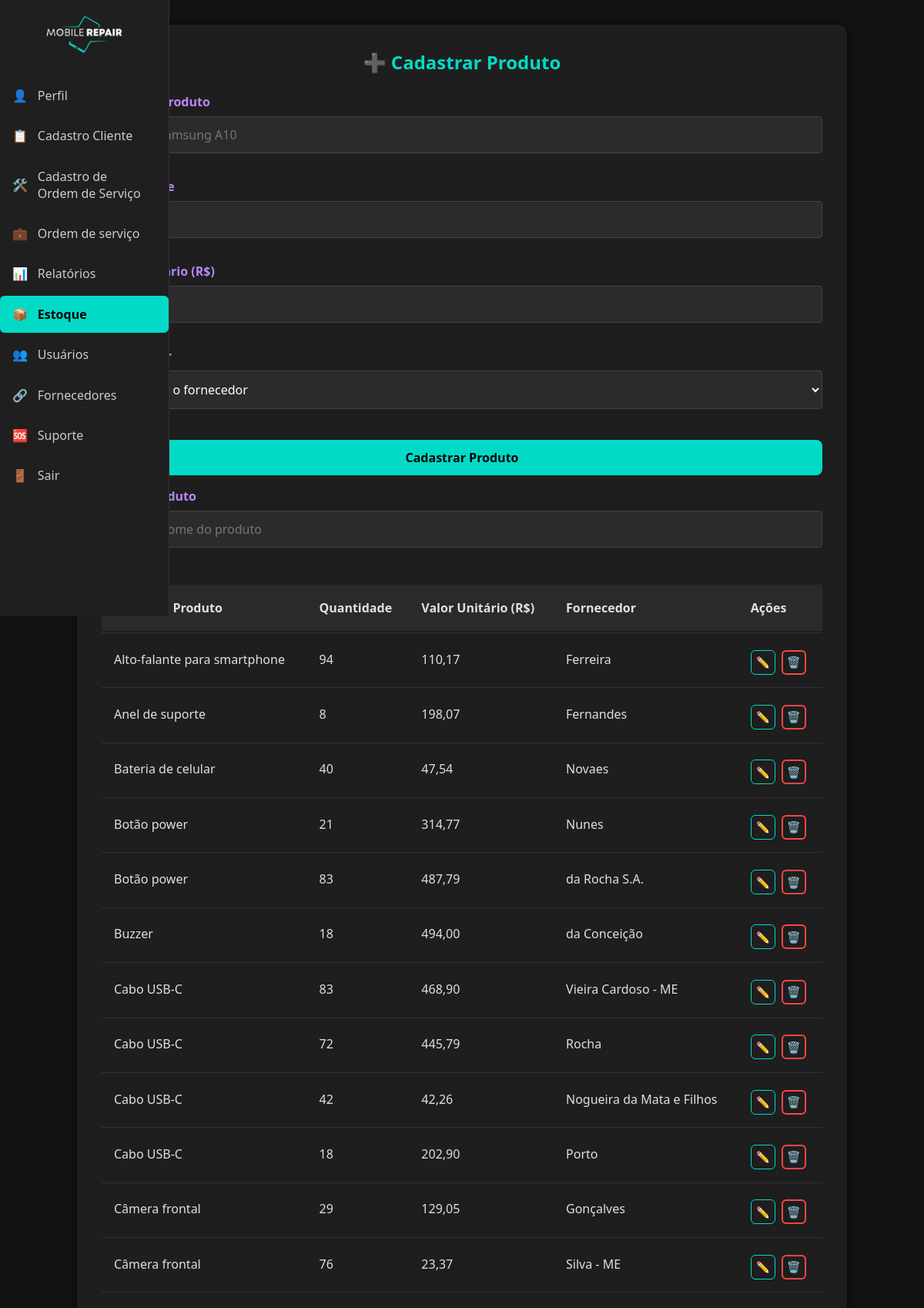
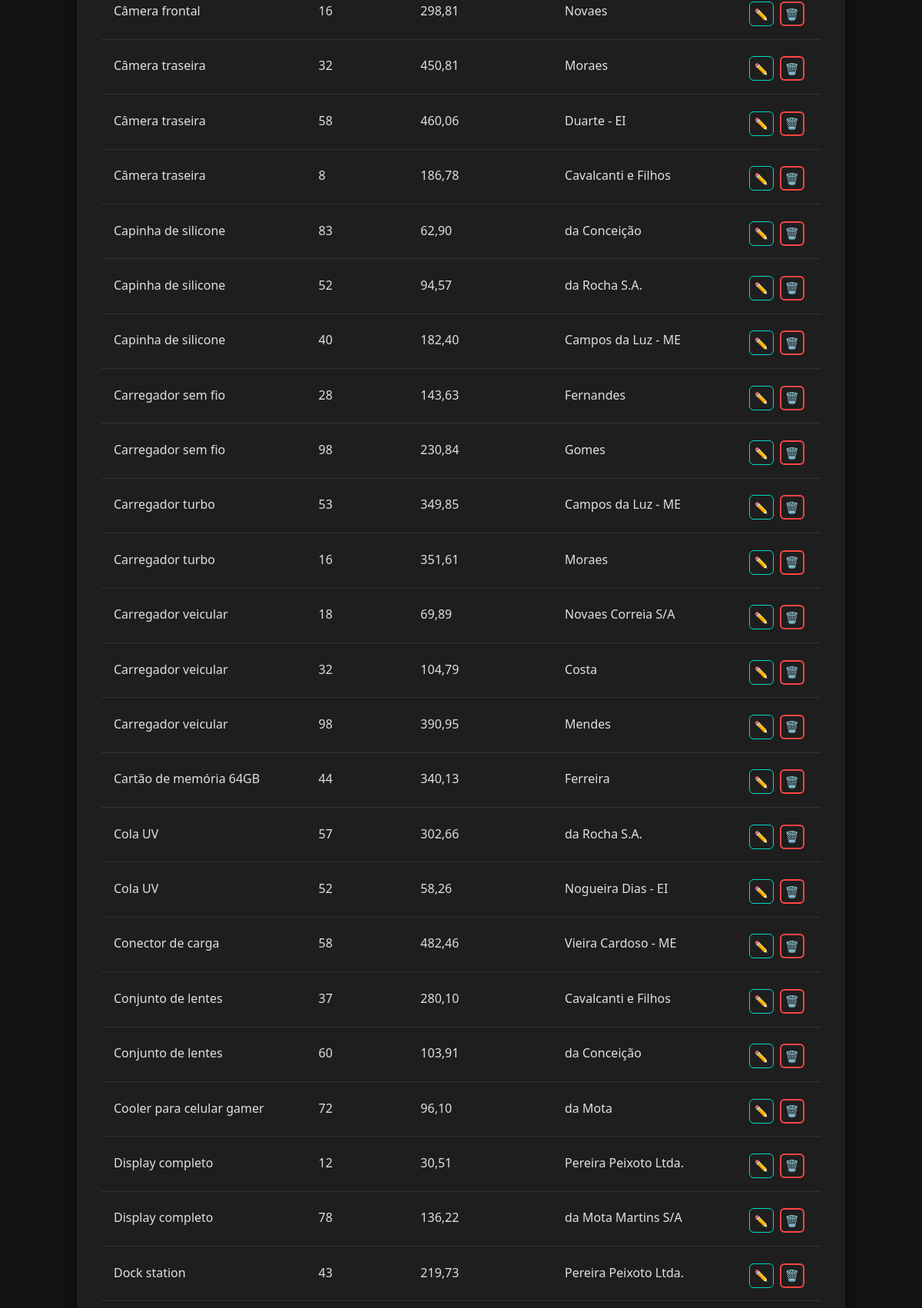
Page /estoque.php (signed in, upper part) on the committed database (2 pictures, top to bottom).
### tables this page shows
CREATE TABLE `produto` (
  `id_produto` int(11) NOT NULL,
  `nome_produto` varchar(100) DEFAULT NULL,
  `valor` decimal(10,2) DEFAULT NULL,
  `idfornecedor` int(11) DEFAULT NULL,
  `idestoque` int(11) DEFAULT NULL
);

CREATE TABLE `estoque` (
  `id_estoque` int(11) NOT NULL,
  `quantidade` int(11) DEFAULT NULL
);

CREATE TABLE `fornecedor` (
  `id_fornecedor` int(11) NOT NULL,
  `nome_fornecedor` varchar(100) DEFAULT NULL,
  `telefone` varchar(20) DEFAULT NULL,
  `email` varchar(100) DEFAULT NULL
);

### estoque.php (the view, shortened to what this page needs)
<?php
require_once 'conexao.php';
function buscarProdutos($pdo) {
    $sql = "SELECT p.id_produto, p.nome_produto, p.valor, f.nome_fornecedor, p.idfornecedor, e.quantidade, p.idestoque
            FROM produto p
            LEFT JOIN fornecedor f ON p.idfornecedor = f.id_fornecedor
            LEFT JOIN estoque e ON p.idestoque = e.id_estoque
            ORDER BY p.nome_produto";
    $stmt = $pdo->query($sql);
    return $stmt->fetchAll(PDO::FETCH_ASSOC);
}
$produtos = buscarProdutos($pdo);
$menus = [
    'Gerente' => [
        ['href' => 'dashboard.php', 'icon' => '👤', 'text' => 'Perfil'],
        ['href' => 'cadastro-cliente.php', 'icon' => '📋', 'text' => 'Cadastro Cliente'],
        ['href' => 'cadastro-ordem_serv.php', 'icon' => '🛠️', 'text' => 'Cadastro de<br>Ordem de Serviço'],
        ['href' => 'ordem_serv.php', 'icon' => '💼', 'text' => 'Ordem de serviço'],
        ['href' => 'relatorio.php', 'icon' => '📊', 'text' => 'Relatórios'],
        ['href' => 'estoque.php', 'icon' => '📦', 'text' => 'Estoque'],
        ['href' => 'usuarios.php', 'icon' => '👥', 'text' => 'Usuários'],
        ['href' => 'fornecedor.php', 'icon' => '🔗', 'text' => 'Fornecedores'],
        ['href' => 'suporte.php', 'icon' => '🆘', 'text' => 'Suporte'],
        ['href' => 'logout.php', 'icon' => '🚪', 'text' => 'Sair']
    ],
    'Atendente' => [
        ['href' => 'dashboard.php', 'icon' => '👤', 'text' => 'Perfil'],
        ['href' => 'cadastro-cliente.php', 'icon' => '📋', 'text' => 'Cadastro Cliente'],
        ['href' => 'cadastro-ordem_serv.php', 'icon' => '🛠️', 'text' => 'Cadastro de<br>Ordem de Serviço'],
        ['href' => 'ordem_serv.php', 'icon' => '💼', 'text' => 'Ordem de serviço'],
        ['href' => 'estoque.php', 'icon' => '📦', 'text' => 'Estoque'],
        ['href' => 'fornecedor.php', 'icon' => '🔗', 'text' => 'Fornecedores'],
        ['href' => 'suporte.php', 'icon' => '🆘', 'text' => 'Suporte'],
        ['href' => 'logout.php', 'icon' => '🚪', 'text' => 'Sair']
    ],
    'Tecnico' => [
        ['href' => 'dashboard.php', 'icon' => '👤', 'text' => 'Perfil'],
        ['href' => 'ordem_serv.php', 'icon' => '💼', 'text' => 'Ordem de serviço'],
        ['href' => 'suporte.php', 'icon' => '🆘', 'text' => 'Suporte'],
        ['href' => 'logout.php', 'icon' => '🚪', 'text' => 'Sair']
    ],
];
$menuItems = $_SESSION['cargo'] && isset($menus[$_SESSION['cargo']]) ? $menus[$_SESSION['cargo']] : [];
?>
<!DOCTYPE html>
<html lang="pt-br">
<head>
  <link rel="stylesheet" href="css/sidebar.css" />
  <link rel="stylesheet" href="css/form.css" />
  <link rel="stylesheet" href="css/estoque.css" />
</head>
<body>
  <nav class="sidebar">
    <div class="logo">
      <img src="img/logo.png" alt="Logo do sistema">
    </div>
    <ul class="menu">
      <?php foreach ($menuItems as $item): ?>
        <li><a href="<?php echo $item['href']; ?>" <?php echo $item['href'] === 'estoque.php' ? 'class="active"' : ''; ?>><?php echo $item['icon']; ?> <span><?php echo $item['text']; ?></span></a></li>
      <?php endforeach; ?>
    </ul>
  </nav>
  <div class="form-container">
    <h2>➕ Cadastrar Produto</h2>
    <form method="POST" action="estoque.php">
      <div class="form-group">
        <label for="produto">Nome do Produto</label>
        <input type="text" id="produto" name="produto" class="form-input" placeholder="Ex: Tela Samsung A10" required />
      </div>
      <div class="form-group">
        <label for="quantidade">Quantidade</label>
        <input type="number" id="quantidade" name="quantidade" class="form-input" min="0" required />
      </div>
      <div class="form-group">
        <label for="valor">Valor Unitário (R$)</label>
        <input type="text" id="valor" name="valor" class="form-input" placeholder="Ex: 120.50" required />
      </div>
      <div class="form-group">
        <label for="fornecedor">Fornecedor</label>
        <select id="fornecedor" name="fornecedor" class="form-input" required>
          <option value="">Selecione o fornecedor</option>
        </select>
      </div>
      <div class="form-buttons">
        <button type="submit" class="btn-salvar">Cadastrar Produto</button>
      </div>
    </form>
    <form id="filtro-form" style="margin-bottom: 2rem;">
      <div class="form-group">
        <label for="busca-produto">Buscar Produto</label>
        <input type="text" id="busca-produto" class="form-input" placeholder="Digite o nome do produto" oninput="filtrarProdutos()" />
      </div>
    </form>
    <table class="pedidos-table">
      <thead>
        <tr>
          <th>Nome do Produto</th>
          <th>Quantidade</th>
          <th>Valor Unitário (R$)</th>
          <th>Fornecedor</th>
          <th>Ações</th>
        </tr>
      </thead>
      <tbody>
        <?php if (count($produtos) === 0): ?>
          <tr><td colspan="5">Nenhum produto cadastrado.</td></tr>
        <?php else: ?>
          <?php foreach ($produtos as $prod): ?>
            <tr data-id-produto="<?= $prod['id_produto'] ?>" data-idestoque="<?= $prod['idestoque'] ?>">
              <td><?= htmlspecialchars($prod['nome_produto']) ?></td>
              <td><?= intval($prod['quantidade']) ?></td>
              <td><?= number_format($prod['valor'], 2, ',', '.') ?></td>
              <td><?= htmlspecialchars($prod['nome_fornecedor'] ?? '-') ?></td>
              <td class="actions">
                <button class="action-btn edit-btn" onclick="abrirModalEdicao(this)">✏️<span class="tooltip-text">Editar</span></button>
                <button class="action-btn delete-btn" onclick="deletarLinha(this)">🗑️<span class="tooltip-text">Deletar</span></button>
              </td>
            </tr>
          <?php endforeach; ?>
        <?php endif; ?>
      </tbody>
    </table>
  </div>
</body>
</html>

### css/sidebar.css (style rules this page uses)
.sidebar { position: fixed; top: 0; left: 0; width: 70px; height: 100vh; background-color: #1f1f1f; border-right: 1px solid #333; overflow: hidden; transition: width 0.3s ease; z-index: 1000; }
.sidebar .logo { padding: 1.2rem; text-align: center; }
.sidebar .logo img { width: 50px; transition: width 0.3s; }
.sidebar .menu { list-style: none; padding-top: -1rem; padding-left: 0; padding-right: 0; }
.sidebar .menu li { margin: 0.3rem 0; }
.sidebar .menu li a { display: flex; align-items: center; gap: 0.8rem; text-decoration: none; color: #ccc; padding: 0.8rem 1rem; border-radius: 6px; transition: background-color 0.3s, color 0.3s; white-space: nowrap; overflow: hidden; position: relative; }
.sidebar .menu li a span { opacity: 0; visibility: hidden; transition: opacity 0.3s ease; }
.sidebar .menu li a.active { background-color: #03dac6; color: #000; font-weight: bold; }

### css/form.css (style rules this page uses)
* { margin: 0; padding: 0; box-sizing: border-box; font-family: 'Segoe UI', Tahoma, Geneva, Verdana, sans-serif; }
body { background-color: #121212; color: #e0e0e0; min-height: 100vh; }
.form-container { background-color: #1e1e1e; padding: 2rem; border-radius: 12px; box-shadow: 0 8px 24px rgba(0, 0, 0, 0.7); width: 100%; max-width: 600px; margin: 3rem auto; animation: fadeIn 0.5s ease-in-out; }
h2 { margin-bottom: 1.5rem; color: #03dac6; text-align: center; }
form label { display: block; margin-top: 1rem; margin-bottom: 0.3rem; color: #ccc; }
input, textarea, select { width: 100%; padding: 0.75rem; border: 1px solid #444; border-radius: 8px; background-color: #2b2b2b; color: #fff; margin-bottom: 1rem; }
.form-buttons { display: flex; flex-direction: column; gap: 1.5rem; margin-top: 1rem; }
.form-buttons button[type="submit"] { width: 100%; padding: 0.75rem; background-color: #03dac6; color: #000; font-weight: bold; border: none; border-radius: 8px; font-size: 1rem; cursor: pointer; transition: background-color 0.3s ease; }
button { width: 100%; padding: 0.75rem; background-color: #03dac6; color: #000; font-weight: bold; border: none; border-radius: 8px; font-size: 1rem; cursor: pointer; transition: background-color 0.3s ease; }

### css/estoque.css (style rules this page uses)
body { background-color: #121212; color: #e0e0e0; font-family: 'Segoe UI', sans-serif; padding: 2rem; }
.form-container { max-width: 1000px; margin: 0 auto; background-color: #1e1e1e; padding: 2rem; border-radius: 12px; box-shadow: 0 0 10px rgba(0,0,0,0.5); }
h2 { text-align: center; color: #03dac6; margin-bottom: 1.5rem; }
.pedidos-table { width: 100%; border-collapse: collapse; margin-bottom: 2rem; }
.pedidos-table th, .pedidos-table td { padding: 1.2rem 1rem; text-align: left; vertical-align: middle; position: relative; }
.pedidos-table th { background-color: #2a2a2a; }
.pedidos-table tr { border-bottom: 1px solid transparent; position: relative; }
.pedidos-table tr::after { content: ''; position: absolute; top: 100%; left: 0; width: 100%; border-bottom: 1px solid #333; margin-top: 2px; }
.actions { display: flex; gap: 0.5rem; position: relative; top: 3px; padding: 2px 0; }
.action-btn { background-color: transparent; border: 1px solid #444; color: #fff; padding: 0.4rem; border-radius: 6px; cursor: pointer; font-size: 0.9rem; transition: all 0.3s; width: 32px; height: 32px; display: flex; align-items: center; justify-content: center; transform: translateY(1px); }
.edit-btn { border-color: #03dac6; color: #03dac6; }
.action-btn.delete-btn { border: 2px solid #ff4444 !important; }
.form-group { margin-bottom: 1rem; }
.form-group label { display: block; margin-bottom: 0.5rem; font-weight: bold; color: #bb86fc; }
.form-input { width: 100%; padding: 0.75rem; border: 1px solid #444; border-radius: 4px; font-size: 1rem; background-color: #2b2b2b; color: #fff; }
.form-buttons { display: flex; justify-content: flex-end; gap: 1rem; margin-top: 1.5rem; }
.btn-salvar { background-color: #03dac6; color: #000; padding: 0.75rem 1.5rem; border: none; border-radius: 4px; cursor: pointer; font-weight: bold; transition: background-color 0.3s; }

### rows in the picture
produto: nome_produto "Alto-falante para smartphone", idestoque.quantidade "94", valor "110,17", idfornecedor.nome_fornecedor "Ferreira"
produto: nome_produto "Anel de suporte", idestoque.quantidade "8", valor "198,07", idfornecedor.nome_fornecedor "Fernandes"
produto: nome_produto "Bateria de celular", idestoque.quantidade "40", valor "47,54", idfornecedor.nome_fornecedor "Novaes"
produto: nome_produto "Botão power", idestoque.quantidade "21", valor "314,77", idfornecedor.nome_fornecedor "Nunes"
produto: nome_produto "Botão power", idestoque.quantidade "83", valor "487,79", idfornecedor.nome_fornecedor "da Rocha S.A."
produto: nome_produto "Buzzer", idestoque.quantidade "18", valor "494,00", idfornecedor.nome_fornecedor "da Conceição"
produto: nome_produto "Cabo USB-C", idestoque.quantidade "83", valor "468,90", idfornecedor.nome_fornecedor "Vieira Cardoso - ME"
produto: nome_produto "Cabo USB-C", idestoque.quantidade "72", valor "445,79", idfornecedor.nome_fornecedor "Rocha"
produto: nome_produto "Cabo USB-C", idestoque.quantidade "42", valor "42,26", idfornecedor.nome_fornecedor "Nogueira da Mata e Filhos"
produto: nome_produto "Cabo USB-C", idestoque.quantidade "18", valor "202,90", idfornecedor.nome_fornecedor "Porto"
produto: nome_produto "Câmera frontal", idestoque.quantidade "29", valor "129,05", idfornecedor.nome_fornecedor "Gonçalves"
produto: nome_produto "Câmera frontal", idestoque.quantidade "76", valor "23,37", idfornecedor.nome_fornecedor "Silva - ME"
produto: nome_produto "Câmera frontal", idestoque.quantidade "16", valor "298,81", idfornecedor.nome_fornecedor "Novaes"
produto: nome_produto "Câmera traseira", idestoque.quantidade "32", valor "450,81", idfornecedor.nome_fornecedor "Moraes"
produto: nome_produto "Câmera traseira", idestoque.quantidade "58", valor "460,06", idfornecedor.nome_fornecedor "Duarte - EI"
produto: nome_produto "Câmera traseira", idestoque.quantidade "8", valor "186,78", idfornecedor.nome_fornecedor "Cavalcanti e Filhos"
produto: nome_produto "Capinha de silicone", idestoque.quantidade "83", valor "62,90", idfornecedor.nome_fornecedor "da Conceição"
produto: nome_produto "Capinha de silicone", idestoque.quantidade "52", valor "94,57", idfornecedor.nome_fornecedor "da Rocha S.A."
produto: nome_produto "Capinha de silicone", idestoque.quantidade "40", valor "182,40", idfornecedor.nome_fornecedor "Campos da Luz - ME"
produto: nome_produto "Carregador sem fio", idestoque.quantidade "28", valor "143,63", idfornecedor.nome_fornecedor "Fernandes"
produto: nome_produto "Carregador sem fio", idestoque.quantidade "98", valor "230,84", idfornecedor.nome_fornecedor "Gomes"
produto: nome_produto "Carregador turbo", idestoque.quantidade "53", valor "349,85", idfornecedor.nome_fornecedor "Campos da Luz - ME"
produto: nome_produto "Carregador turbo", idestoque.quantidade "16", valor "351,61", idfornecedor.nome_fornecedor "Moraes"
produto: nome_produto "Carregador veicular", idestoque.quantidade "18", valor "69,89", idfornecedor.nome_fornecedor "Novaes Correia S/A"
produto: nome_produto "Carregador veicular", idestoque.quantidade "32", valor "104,79", idfornecedor.nome_fornecedor "Costa"
produto: nome_produto "Carregador veicular", idestoque.quantidade "98", valor "390,95", idfornecedor.nome_fornecedor "Mendes"
produto: nome_produto "Cartão de memória 64GB", idestoque.quantidade "44", valor "340,13", idfornecedor.nome_fornecedor "Ferreira"
produto: nome_produto "Cola UV", idestoque.quantidade "57", valor "302,66", idfornecedor.nome_fornecedor "da Rocha S.A."
produto: nome_produto "Cola UV", idestoque.quantidade "52", valor "58,26", idfornecedor.nome_fornecedor "Nogueira Dias - EI"
produto: nome_produto "Conector de carga", idestoque.quantidade "58", valor "482,46", idfornecedor.nome_fornecedor "Vieira Cardoso - ME"
produto: nome_produto "Conjunto de lentes", idestoque.quantidade "37", valor "280,10", idfornecedor.nome_fornecedor "Cavalcanti e Filhos"
produto: nome_produto "Conjunto de lentes", idestoque.quantidade "60", valor "103,91", idfornecedor.nome_fornecedor "da Conceição"
produto: nome_produto "Cooler para celular gamer", idestoque.quantidade "72", valor "96,10", idfornecedor.nome_fornecedor "da Mota"
produto: nome_produto "Display completo", idestoque.quantidade "12", valor "30,51", idfornecedor.nome_fornecedor "Pereira Peixoto Ltda."
produto: nome_produto "Display completo", idestoque.quantidade "78", valor "136,22", idfornecedor.nome_fornecedor "da Mota Martins S/A"
produto: nome_produto "Dock station", idestoque.quantidade "43", valor "219,73", idfornecedor.nome_fornecedor "Pereira Peixoto Ltda."

### other values in the picture
$item['icon'] "👤"
$item['text'] "Perfil"
$item['icon'] "📋"
$item['text'] "Cadastro Cliente"
$item['icon'] "🛠️"
$item['text'] "Cadastro de Ordem de Serviço"
$item['icon'] "💼"
$item['text'] "Ordem de serviço"
$item['icon'] "📊"
$item['text'] "Relatórios"
$item['icon'] "📦"
$item['text'] "Estoque"
$item['icon'] "👥"
$item['text'] "Usuários"
$item['icon'] "🔗"
